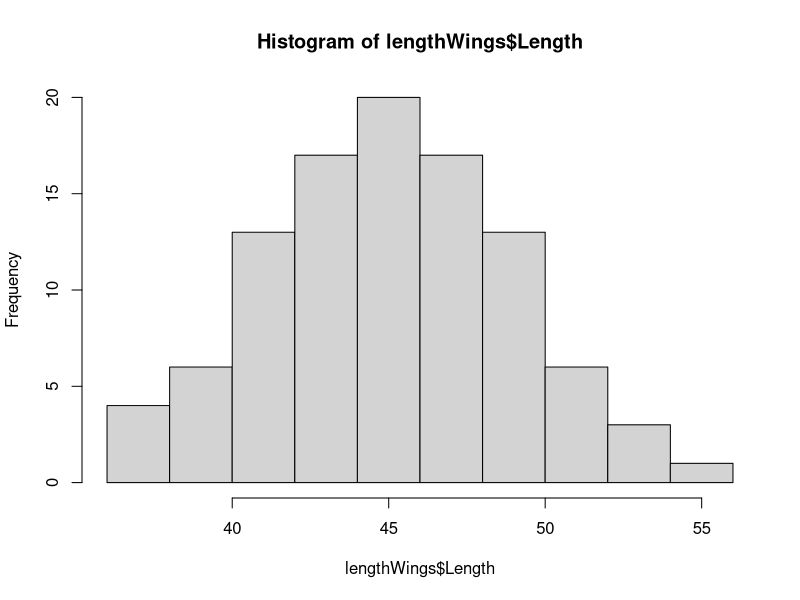
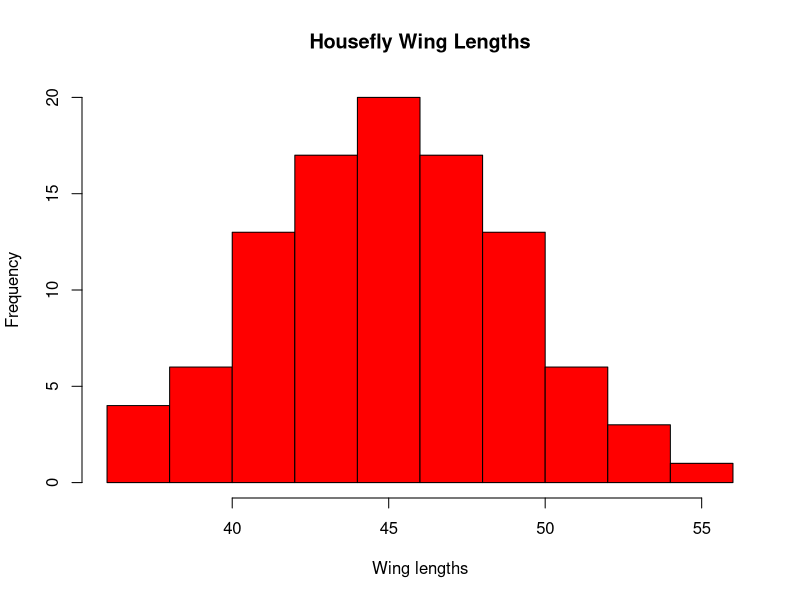
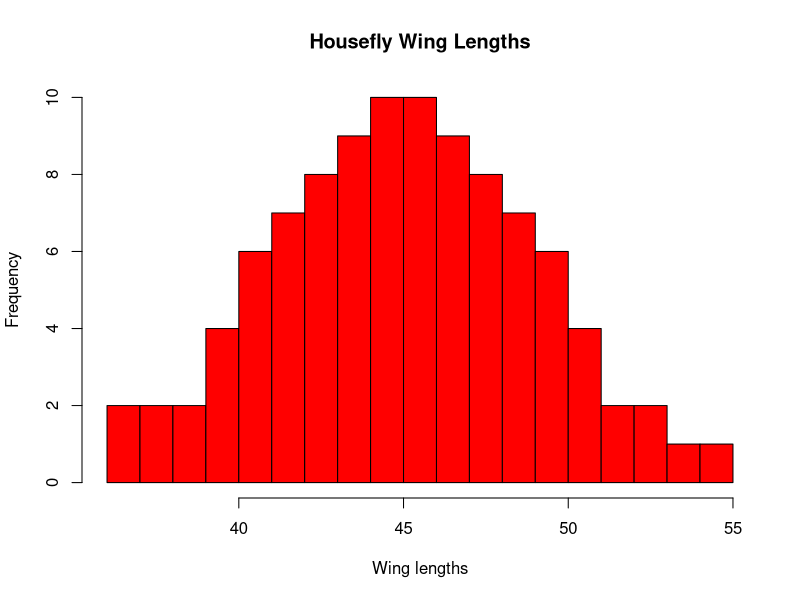

Write R code to recreate these figures, in order.
#
#         Author: Dr Eugene O'Loughlin
#    Video Title: How To... Draw a Labelled Histogram in R
#   Video Number: #33
# Data File Used: 33_Data_File.csv
#
# Data source: Sokal & Hunter (1955)
#
# Read in data file
lengthWings <- read.csv(file = "33_Data_File.csv", 
                        header = TRUE,
                        sep = ",")
print(lengthWings)
#
# Plot simple histogram
hist(lengthWings$Length)
#
# Add title, labels, and colour
hist(lengthWings$Length, main = "Housefly Wing Lengths",
     xlab = "Wing lengths",
     col = "Red")
#
# Change number of bins
hist(lengthWings$Length, main = "Housefly Wing Lengths",
     xlab = "Wing lengths",
     col = "Red",
     20)
